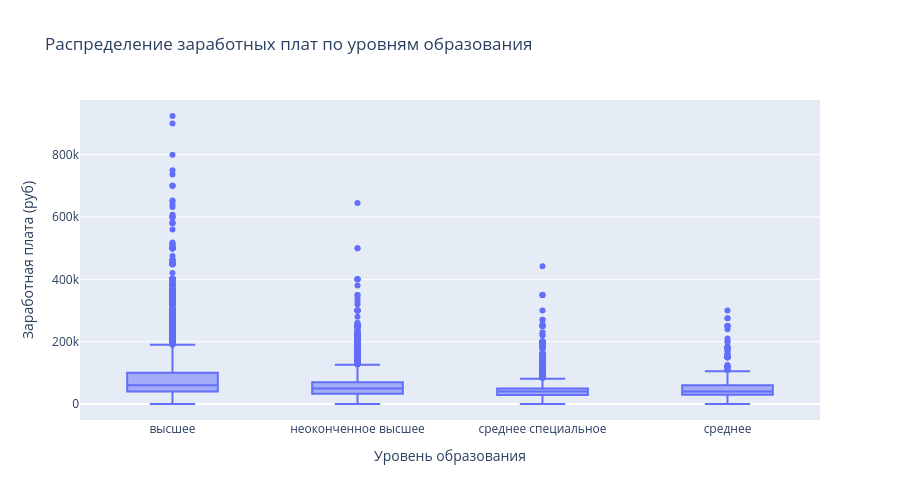

The cell this chart's notebook holds for it:
### Markdown cell above
![image.png](attachment:image.png)

### Code cell
fig_box = px.box(
    filtered_data,
    x='Образование',
    y='ЗП (руб)',
    title='Распределение заработных плат по уровням образования',
    category_orders={'Образование': ['высшее', 'неоконченное высшее', 'среднее специальное', 'среднее']}
)

fig_box.update_layout(
    xaxis_title='Уровень образования',
    yaxis_title='Заработная плата (руб)',
    height=500
)

# fig_box.show()

### Figure 1 — Plotly figure (JSON) as saved in the notebook; plotly's stock layout.template omitted (floating-point values rounded to 4 significant figures; data arrays with more than 128 entries replaced by an {"elided": "..."} marker saying what was removed)
{"data": [{"alignmentgroup": "True", "hovertemplate": "Образование=%{x}<br>ЗП (руб)=%{y}<extra></extra>", "legendgroup": "", "marker": {"color": "#636efa"}, "name": "", "notched": false, "offsetgroup": "", "orientation": "v", "showlegend": false, "type": "box", "x": {"elided": "44738 str values"}, "x0": " ", "xaxis": "x", "y": {"elided": "44738 float values"}, "y0": " ", "yaxis": "y"}], "layout": {"boxmode": "group", "height": 500, "legend": {"tracegroupgap": 0}, "title": {"text": "Распределение заработных плат по уровням образования"}, "xaxis": {"anchor": "y", "categoryarray": ["высшее", "неоконченное высшее", "среднее специальное", "среднее"], "categoryorder": "array", "domain": [0, 1], "title": {"text": "Уровень образования"}}, "yaxis": {"anchor": "x", "domain": [0, 1], "title": {"text": "Заработная плата (руб)"}}}}
